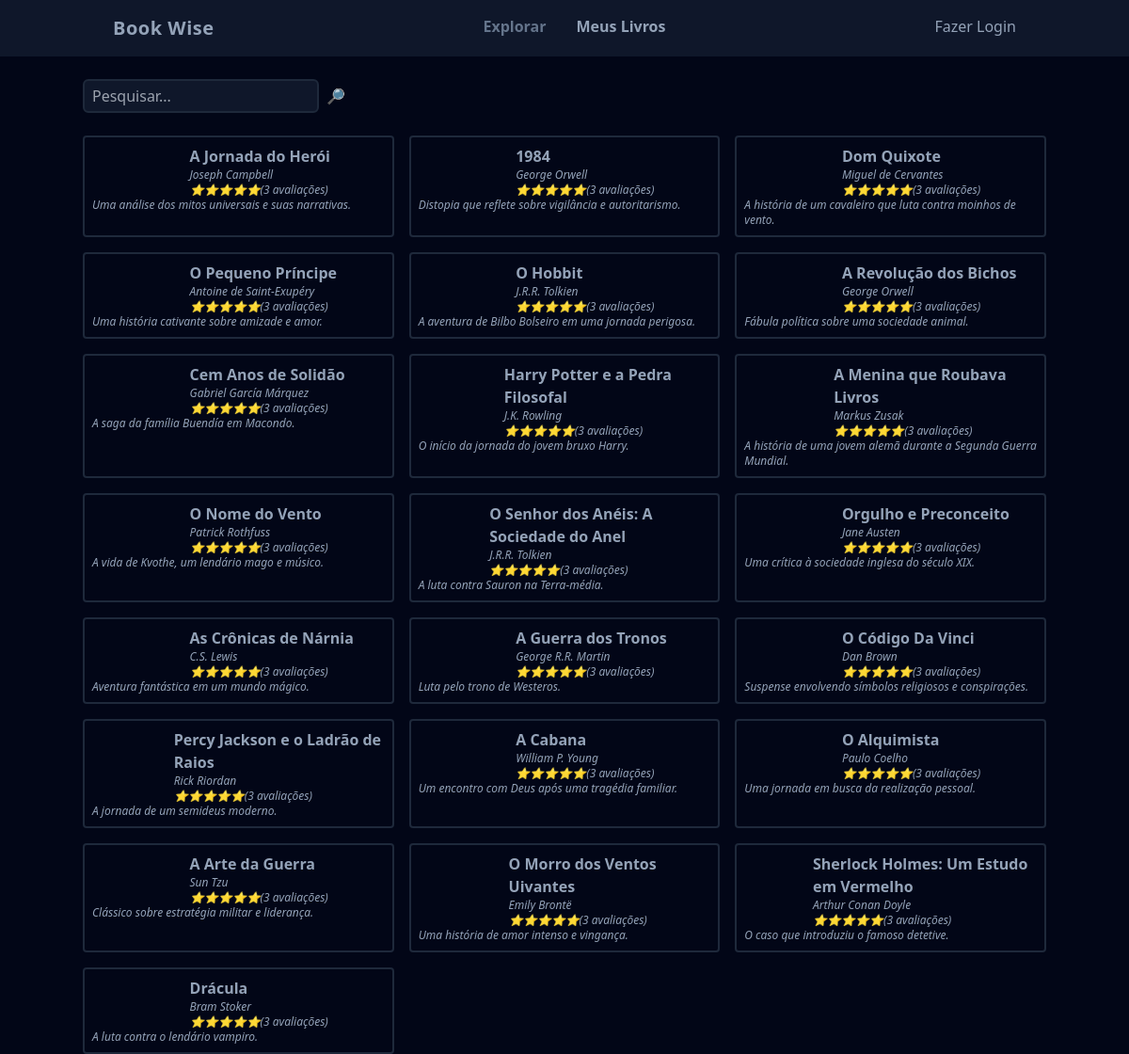
The page / on the database its author committed.
### tables this page shows
CREATE TABLE livros (
  id INTEGER PRIMARY KEY,
  titulo VARCHAR(255),
  autor VARCHAR(100),
  descricao TEXT,
  ano_de_lancamento INTEGER,
  usuario_id INTEGER NOT NULL,
  FOREIGN KEY (usuario_id) REFERENCES usuarios(id)
);

### functions.php (called while the page is built, shortened)
<?php
function view($view, $data = [])
{
    require "views/template/app.php";
}
function config($chave = null)
{
    $config = require 'config.php';
    if (strlen($chave) > 0) {
        return $config[$chave];
    }
    return $config;
}
function auth(){
    if(!isset($_SESSION['auth'])) return false;
    return $_SESSION['auth'];
}

### controllers/index.controller.php (called while the page is built)
<?php
$pesquisar = $_REQUEST['pesquisar'] ?? '';
$livros = $database->query(
    query: "select * from livros where titulo like :filtro",
    class: Livro::class,
    params: ['filtro' => "%$pesquisar%"]
)->fetchAll();
view('index', compact('livros'));

### routes.php (called while the page is built, shortened)
<?php
$controller = str_replace('/', '', parse_url($_SERVER['REQUEST_URI'])['path']);
if (!$controller) $controller = 'index';
require "controllers/{$controller}.controller.php";

### index.php (called while the page is built, shortened)
<?php
require "functions.php";
require 'config.php';
require 'Database.php';
require "routes.php";

### config.php (called while the page is built)
<?php
return [
    'database' => [
        'driver' => 'sqlite',
        'database' => 'database.sqlite',
    ],
];

### Database.php (called while the page is built)
<?php
class Database
{
    private $db;
    public function __construct($config)
    {
        $connectionString = $config['driver'] . ':' . $config['database'];
        $this->db = new PDO($connectionString);
    }
    public function query($query, $class = null, $params = [])
    {
        $prepare = $this->db->prepare($query);
        if ($class) {
            $prepare->setFetchMode(PDO::FETCH_CLASS, $class);
        }
        $prepare->execute($params);
        return $prepare;
    }
}
$database = new Database(config('database'));

### views/index.view.php (the view)
<form class="w-full flex space-x-2 mt-6">
    <input
        type="text" name="pesquisar"
        class="border-slate-800 border-2 rounded-md bg-slate-900 text-sn focus:outline-none px-2 py-1"
        placeholder="Pesquisar..." />
    <button type="submit">🔎</button>
</form>
<section class="grid gap-4 grid-cols-1 md:grid-cols-2 lg:grid-cols-3">
    <?php foreach ($livros as $livros): ?>
        <div class="p-2 rounded border-slate-800 border-2">
            <div class="flex">
                <div class="w-1/3 "></div>
                <div>
                    <a class="font-semibold" href="livro?id=<?= $livros->id ?>" hover: underline>
                        <?= $livros->titulo ?>
                    </a>
                    <div class="text-xs italic"><?= $livros->autor ?></div>
                    <div class="text-xs italic">⭐⭐⭐⭐⭐(3 avaliações)</div>
                </div>
            </div>
            <div class="text-xs italic"><?= $livros->descricao ?></div>
        </div>
    <?php endforeach ?>
</section>

### views/template/app.php (shortened to what this page needs)
<!DOCTYPE html>
<html lang="pt-br">
<head>
    <script src="https://cdn.tailwindcss.com"></script>
</head>
<body class="bg-slate-950 text-slate-400">
    <header class="bg-slate-900">
        <nav class="mx-auto max-w-screen-lg flex justify-between px-8 py-4">
            <div class="font-bold text-xl tracking-wide">
                Book Wise
            </div>
            <ul class="flex space-x-4 font-bold">
                <li><a href="/" class="text-slate-500">Explorar</a></li>
                <li></li><a href="/meus-livros">Meus Livros</a>
            </ul>
            <ul>
                <?php if (auth()): ?>
                    <li><a href="/logout" class="hover:underline">Oi <?= auth()->nome ?></a></li>
                <?php else: ?>
                    <li><a href="/login" class="hover:underline">Fazer Login</a></li>
                <?php endif ?>
            </ul>
        </nav>
    </header>
    <main class="mx-auto max-w-screen-lg space-y-6">
        <?php require "views/{$view}.view.php" ?>
    </main>
</body>
</html>

### rows shown on the page
livros: titulo "A Jornada do Herói", autor "Joseph Campbell", descricao "Uma análise dos mitos universais e suas narrativas."
livros: titulo "1984", autor "George Orwell", descricao "Distopia que reflete sobre vigilância e autoritarismo."
livros: titulo "Dom Quixote", autor "Miguel de Cervantes", descricao "A história de um cavaleiro que luta contra moinhos de vento."
livros: titulo "O Pequeno Príncipe", autor "Antoine de Saint-Exupéry", descricao "Uma história cativante sobre amizade e amor."
livros: titulo "O Hobbit", autor "J.R.R. Tolkien", descricao "A aventura de Bilbo Bolseiro em uma jornada perigosa."
livros: titulo "A Revolução dos Bichos", autor "George Orwell", descricao "Fábula política sobre uma sociedade animal."
livros: titulo "Cem Anos de Solidão", autor "Gabriel García Márquez", descricao "A saga da família Buendía em Macondo."
livros: titulo "Harry Potter e a Pedra Filosofal", autor "J.K. Rowling", descricao "O início da jornada do jovem bruxo Harry."
livros: titulo "A Menina que Roubava Livros", autor "Markus Zusak", descricao "A história de uma jovem alemã durante a Segunda Guerra Mundial."
livros: titulo "O Nome do Vento", autor "Patrick Rothfuss", descricao "A vida de Kvothe, um lendário mago e músico."
livros: titulo "O Senhor dos Anéis: A Sociedade do Anel", autor "J.R.R. Tolkien", descricao "A luta contra Sauron na Terra-média."
livros: titulo "Orgulho e Preconceito", autor "Jane Austen", descricao "Uma crítica à sociedade inglesa do século XIX."
livros: titulo "As Crônicas de Nárnia", autor "C.S. Lewis", descricao "Aventura fantástica em um mundo mágico."
livros: titulo "A Guerra dos Tronos", autor "George R.R. Martin", descricao "Luta pelo trono de Westeros."
livros: titulo "O Código Da Vinci", autor "Dan Brown", descricao "Suspense envolvendo símbolos religiosos e conspirações."
livros: titulo "Percy Jackson e o Ladrão de Raios", autor "Rick Riordan", descricao "A jornada de um semideus moderno."
livros: titulo "A Cabana", autor "William P. Young", descricao "Um encontro com Deus após uma tragédia familiar."
livros: titulo "O Alquimista", autor "Paulo Coelho", descricao "Uma jornada em busca da realização pessoal."
livros: titulo "A Arte da Guerra", autor "Sun Tzu", descricao "Clássico sobre estratégia militar e liderança."
livros: titulo "O Morro dos Ventos Uivantes", autor "Emily Brontë", descricao "Uma história de amor intenso e vingança."
livros: titulo "Sherlock Holmes: Um Estudo em Vermelho", autor "Arthur Conan Doyle", descricao "O caso que introduziu o famoso detetive."
livros: titulo "Drácula", autor "Bram Stoker", descricao "A luta contra o lendário vampiro."
